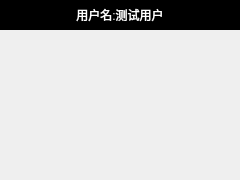
<?xml version="1.0" encoding="UTF-8"?>
<ui version="4.0">
 <class>UserShow</class>
 <widget class="QWidget" name="UserShow">
  <property name="geometry">
   <rect>
    <x>0</x>
    <y>0</y>
    <width>240</width>
    <height>180</height>
   </rect>
  </property>
  <property name="minimumSize">
   <size>
    <width>220</width>
    <height>180</height>
   </size>
  </property>
  <property name="maximumSize">
   <size>
    <width>16777215</width>
    <height>16777215</height>
   </size>
  </property>
  <property name="windowTitle">
   <string>Form</string>
  </property>
  <property name="styleSheet">
   <string notr="true"/>
  </property>
  <layout class="QVBoxLayout" name="verticalLayout">
   <property name="leftMargin">
    <number>0</number>
   </property>
   <property name="topMargin">
    <number>0</number>
   </property>
   <property name="rightMargin">
    <number>0</number>
   </property>
   <property name="bottomMargin">
    <number>0</number>
   </property>
   <item>
    <widget class="QLabel" name="lb_name">
     <property name="minimumSize">
      <size>
       <width>220</width>
       <height>30</height>
      </size>
     </property>
     <property name="maximumSize">
      <size>
       <width>16777215</width>
       <height>30</height>
      </size>
     </property>
     <property name="styleSheet">
      <string notr="true">background-color: rgb(0, 0, 0);
color: rgb(255, 255, 255);</string>
     </property>
     <property name="text">
      <string>用户名:测试用户</string>
     </property>
     <property name="alignment">
      <set>Qt::AlignCenter</set>
     </property>
    </widget>
   </item>
   <item>
    <spacer name="verticalSpacer">
     <property name="orientation">
      <enum>Qt::Vertical</enum>
     </property>
     <property name="sizeHint" stdset="0">
      <size>
       <width>20</width>
       <height>140</height>
      </size>
     </property>
    </spacer>
   </item>
  </layout>
 </widget>
 <resources/>
 <connections/>
</ui>
